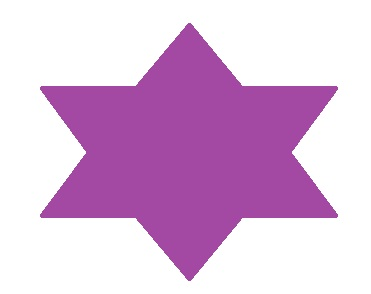
//> input picture hist/dis_2.jpg, 371 x 294 px
$ ./hist_to_match dis_2.jpg   (built with g++ and OpenCV 4)
//> lines starting //> are read from the running program, lines starting //| are printed output that depends on the picture
#include <iostream>
#include <opencv2/imgproc/imgproc.hpp>
#include <opencv2/opencv.hpp>
#include <cv.h>
#include <opencv2/core/core.hpp>
#include <opencv2/highgui/highgui.hpp>
#include <cmath>
using namespace std;
using namespace cv;
#define pai 3.14159

int main(int argc,char**argv){
Mat src;// =NULL;
if(argc==2)// && NULL!=(src=imread(argv[1])))
{
src =imread(argv[1]);
//> src is the input picture: 294 rows x 371 cols, CV_8UC3; mean B, G, R 220.6, 187.4, 220.7
Mat hsv;
cvtColor(src,hsv,CV_BGR2HSV);//从rgb转化到hsv空间
//> hsv: 294 rows x 371 cols, CV_8UC3; mean H, S, V 63.8, 52.3, 220.8

imshow("hsv",hsv);
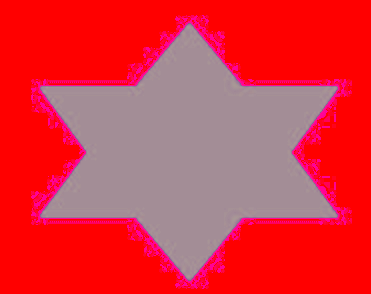
//> window 'hsv': 294 rows x 371 cols, CV_8UC3; mean B, G, R 63.8, 52.3, 220.8
    int rows = hsv.rows;
//> rows = 294
    int cols = hsv.cols;
//> cols = 371
    vector<Mat> channels;
    split(hsv,channels);
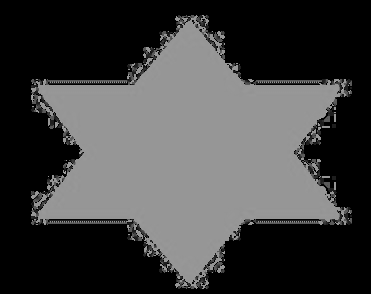
//> channels[0]: 294 rows x 371 cols, CV_8UC1; min 0, max 173, mean 63.8
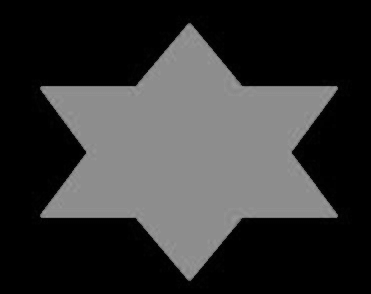
//> channels[1]: 294 rows x 371 cols, CV_8UC1; min 0, max 157, mean 52.3
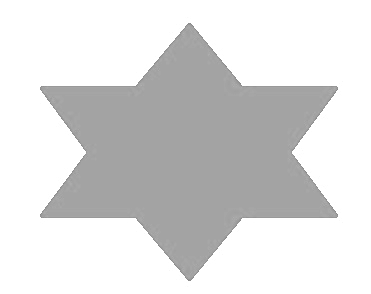
//> channels[2]: 294 rows x 371 cols, CV_8UC1; min 133, max 255, mean 220.8
 //   split(src,channels);
    int histSize[] ={2};//每一维bin的个数，数组大小和维度相同，每个元素代表此维上的bin的个数。只有一个元素说明直方图只有一维，最大为32维。若此值为256,则与手动用map统计出的结果相同，简单把直方图看作一个一个的竖条的话，就是每一维上竖条的个数。
    float range[] = { 0,2,4};//后续将range数组初始化二维数据，每一个range数组表示某一维度上bin的上线界。假设次数组是一维的bin的range， 如果是均匀直方图，则将第一维度均匀地分为histSize[0]个，假设histSize[0]为2,range={0,70}，每一个bin的上下界限为[0,35],[35,70];假设range不是数对，有两个以上的数字，则说明按照[0,20][20,70]为2个bin的上下限。

/*总结：void calcHist(const Mat* images, int nimages, const int* channels, InputArray mask, SparseMat& hist,                                   int dims, const int* histSize, const float** ranges, bool uniform=true, bool accumulate=false)
在此函数中：
参数 (6)dims 表示直方图的维度，最大为32
     (7)histSize:表示每一个维度上bin的个数，所以histSize数组大小应该等于dims的大小，而其中的每个元素表示对应维度上的bin的个数
     (8)ranges 对于均匀直方图(即nuiform==true),ranges是一个由dims个float数对构成的数组,数对表示对应维的bin的范围.  eg.某维有N==2个bins,在ranges中对应的数对为{0,10},均匀的意思是讲,将该维的bin均匀的非为N==2个区间:[0,5]和[5,10],这是程序自动划分的,只需提供给他数对表示最值范围即可.

        对于非均匀的直方图,ranges的组成元素就不在是简单的数对了,而是一个个子数组,每个数组还有N+1个元素(N为该维的bin的数量),这N+1个元素将表示怎样对bin进行非均匀的划分.    eg.某维N==4个bins,ranges中对应的字数组为5个元素{0,2,4,9,10},非均匀的意思就是讲,讲该bin划分为非均匀区间[0,2],[2,4][4,9].[9,10].

          然后根据区间统计落在每个区间中的数量,从而计算出直方图.

          (9)nuiform是否均匀,对应ranges中元素的不同表示.如上.

          (10)accumulate一般为false,为TRUE时,在calchist中给hist分配内存时hist不会被清除,从而可以将多幅图的直方图统计到一个hist矩阵中.  或者有利于及时的更新直方图(不懂什么意思).

*/

     //float range_1[] = {20,70};
     /* ranges。用来进行统计的范围。比如

              float rang1[] = {0, 20};

                      float rang2[] = {30, 40};

                              const float *rangs[] = {rang1, rang2};那么就是对0，20和30，40范围的值进行统计。

                              ---------------------

                              作者：熊彬程的博客

                              来源：CSDN

                              原文：https://blog.csdn.net/xbcreal/article/details/52916089

                              版权声明：本文为博主原创文章，转载请附上博文链接！*/
     const float* histRange[] ={range};//,range_1};
     bool uniform = false, accumulate = false;


     Mat ori_r = channels.at(0);
     int size[3] = {2,2,2};

     //cv::SparseMat h_hist(3,size,CV_32F), s_hist, v_hist;
Mat h_hist;
/*此处试验多个图像和多个通道数*/
{
/*直方图的维度dims一定要小于channels的数组的大小*/
        int histSize[] ={2,2,2};
        const float  range []={0,1,2};
        const float *ranges[]={range,range,range};
const int chan_count [] = {0,1,2};//通道数目，如果传入两个图像，第一个图像有三个通道，第二个图像有一个通道，则一共是4哥通道{3,2,0}分别表示使用第二个图像的第一个通道，第一副图想的3通道和1通道来参与运算
Mat mat_array[]={channels.at(0),channels.at(1),channels.at(2)};
//SparseMatConstIterator_<float> it = h_hist.begin<float>();

//cout<<h_hist.total<<endl;
calcHist(mat_array,3,chan_count,Mat(),h_hist,1,histSize,ranges,false,false);
//> h_hist = [59722, 0]
cout<<"wideu "<<h_hist.dims<<endl;
//| wideu 2
cout<<"size "<<h_hist.size()<<endl;
//| size [1 x 2]
for(int i=0;i<h_hist.rows;i++)
        for(int j=0;j<h_hist.cols;j++)
                cout<<static_cast<float>(h_hist.ptr<float>(i)[j])<<endl;
//cv::SparseMatIterator it = h_hist.begin();
//int dims = h_hist.dims();
//cout<<dims<<endl;


//cout<<"wode"<<endl;
/*for(it = h_hist.begin<float>();it!=h_hist.end<float>();it++){
        cout<<"nide"<<endl;
cout<<it.value<float>()<<endl;
cout<<*it<<endl;
}*/
/*for(int i=0;i<3;i++)
{for(int j=0;j<2;j++)
cout<< h_hist.hash( i*2+j )<<endl;
}
cout<<"wode"<<h_hist.nzcount();
*///float* p0 = h_hist.find<float>(17610.0 );
//cout<<p0<<endl;


cout<<endl;
cout<<endl;
// [8 lines of commented-out code are left out]
calcHist(&hsv,1,chan_count,Mat(),h_hist,1,histSize,ranges,false,false);
cout<<endl;
cout<<endl;


for(int i=0;i<2;i++)
{for(int j=0;j<2;j++)
cout<<static_cast<float>(h_hist.at<float>(i*2+j))<<endl;
}


}
/*此处试验多个图像和多个通道数*/


    calcHist( &channels.at(0), 1, 0, Mat(), h_hist, 1, histSize, histRange, uniform, accumulate );
//> histSize = [2]


    /*验证直方图计算的数据是否和手动统计的数据一样多*/
   map<float,float> re;
   for(int i=0;i<rows;i++)
            for(int j=0;j<cols;j++)
            {
                    float value  = static_cast<float>(channels.at(0).ptr(i)[j]);

                    re[value]++;


            }
//> after the loop, re = 77 items


    for(int i=0;i<2;i++)
    {
            cout<<i<<" "<<h_hist.at<float>(i)<<endl;


 }
//> this loop made 2 passes
//| 0 59722
//| 1 0
    cout<<re[0]+re[1]<<endl;
//| 59722
    cout<<re[2]+re[3]<<endl;
//| 0


    float range_s[] ={0,255};
    const float * histRange_s={range_s};
//    calcHist( &channels.at(2), 1, 0, Mat(), s_hist, 1, histSize, &histRange_s, uniform, accumulate );
    int hist_w = 512, hist_h = 400;
    int bin_w = cvRound( (double) hist_w/histSize[0] );
//> bin_w = 256
    Mat histImage( hist_h, hist_w, CV_8UC3, Scalar( 0,0,0) );
    // [8 lines of commented-out code are left out]

waitKey(60000);
}

return 0;
}
